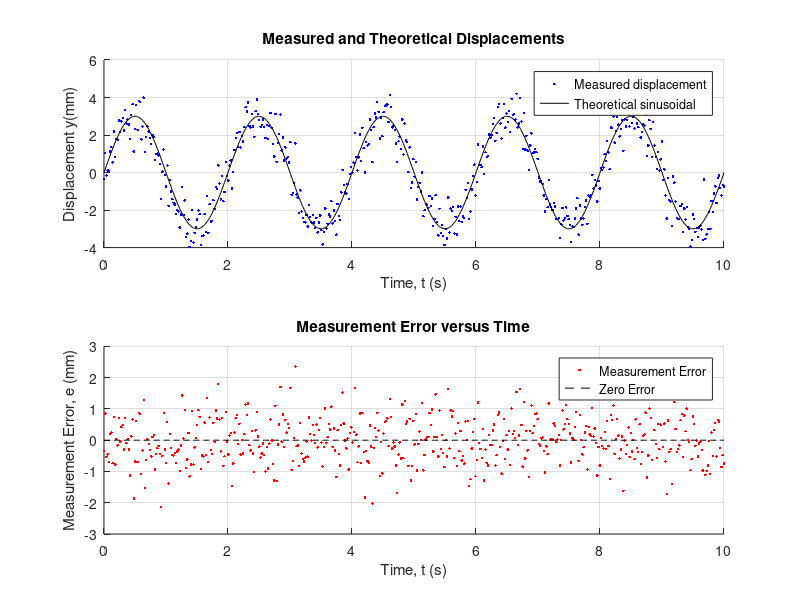

Here is the MATLAB script that generated this plot:
% Name: James Prime
% Student ID: 215028657
% TA: Miodrag Tasic

% Lab 6: Random Number Generation
% Lab Goal: Simulate a theoretical measurement with noise generated by a random number generator.
% INPUT: No Input required from the user
% OUTPUT: Plots and output files showing the results of the random number generation and analysis.

% Setup Lab
clear; clc;

% Setup Variables
amp = 3; % Amplitude of the random signal 3mm
freq = 0.5; % Frequency of the random signal 0.5Hz
sampleSize = 500; % Number of samples to generate
fileID = fopen('output.txt', 'w'); % Open file for writing

% Summary of the results
topSummary = (["Name: James Prime",...
"Student ID: 215028657",...
"TA: Miodrag Tasic",...
'Lab 6: Random Number Generation',...
'Lab Goal: Simulate a theoretical measurement with noise generated by a random number generator.',...
'INPUT: No Input required from the user',...
'OUTPUT: Plots and output files showing the results of the random number generation and analysis.']);

summary = "The purpose of this lab is to simulate a theoretical measurement with noise generated by a random number generator.";
objectives = "The objectives include generating random noise, analyzing the data, and plotting the results.";
fprintf(fileID, '%s\n', topSummary);
fprintf(fileID, '\n%s\n', summary);
fprintf(fileID, '%s\n\n', objectives);

% generate time vector for random signal
timeInterval = linspace(0, 10, sampleSize); % Time vector from 0 to 10 seconds with sampleSize points

% Part 1: generate theoretical signal and add noise
theoretical = amp*sin(2*pi*freq*timeInterval); % Theoretical signal without noise
noise = 0.7*randn(1, sampleSize); % Generate random noise
measured = theoretical + noise; % Measured signal with noise

% Part 2: Calculate mean error, mean absolute error, largest absolute error, ...
% percentage with an absolute error of no greater than 1mm of the measured signal
% calculate standard deviation
trueError = measured - theoretical; % True error
meanError = mean(trueError); % Mean error
absoluteError = abs(trueError); % Absolute error
meanAbsoluteError = mean(absoluteError); % Mean absolute error
largestAbsoluteError = max(absoluteError); % Largest absolute error
percentageWithinBound = sum(absoluteError <= 1)/sampleSize * 100; % Percentage within 1mm bound
stdDevMeasurement = std(measured); % Calculate the standard deviation of the measurment

% Part 3: Write to external txt file, output.txt
%   1. Mean Error.
%   2. Mean Absolute Error.
%   3. Largest Absolute Error
%   4. Percentage of measurements with an absolute error no greater than 1mm
%   5. Standard deviation
fprintf(fileID, 'The Mean Error is: %.2f mm\n', meanError);
fprintf(fileID, 'The Mean Absolute Error is: %.2f mm\n', meanAbsoluteError);
fprintf(fileID, 'The Largest Absolute Error is: %.2f mm\n', largestAbsoluteError);
fprintf(fileID, 'Percentage of measurements with an absolute error no greater than 1mm: %.2f%%\n', percentageWithinBound);
fprintf(fileID, 'The standard deviation for the measurments: %.2f mm\n\n', stdDevMeasurement);


% Part 4: Write to external txt file, output.txt
%   1. Percentage of measured displacements above zero.
%   2. Percentage of measured displacements below zero.
%   3. Number of measurements with absoluteMeasured > 3 mm
%   4. Mean measured displacement when the theoretical displacement is positive
aboveZeroPercentage = sum(measured > 0)/sampleSize * 100; % Percentage above zero
belowZeroPercentage = sum(measured < 0)/sampleSize * 100; % Percentage below zero
numAboveAbsThree = sum(abs(measured) > 3); % Number of measurements with absolute value greater than 3 mm
meanPosTheoretical = mean(measured(theoretical > 0)); % Mean measured displacement when theoretical is positive

fprintf(fileID, 'Percentage of measured displacements above zero: %.2f%%\n', aboveZeroPercentage);
fprintf(fileID, 'Percentage of measured displacements below zero: %.2f%%\n', belowZeroPercentage);
fprintf(fileID, 'Number of measurements with absolute measurement > 3 mm: %d\n', numAboveAbsThree);
fprintf(fileID, 'Mean measured displacement when the theoretical displacement is positive: %.2f mm\n', meanPosTheoretical);

% Close File
fclose(fileID);

% Part 5: Plot Two Subplots
% First Subplot: Theoretical and Measured Displacements wrt Time
% Second Subplot: Measured (True) Error wrt Time
figure; % Create a new figure window

% First Subplot
subplot(2, 1, 1); % Create first subplot
hold on; 
plot(timeInterval, measured, 'b.'); %plot measured signal in blue
plot(timeInterval, theoretical, 'k-'); %plot theoretical signal in black
grid on; % Enable grid
xlabel('Time, t (s)'); % Label x-axis
ylabel('Displacement y(mm)'); % Label y-axis
title('Measured and Theoretical Displacements'); % Title for the subplot
legend('Measured displacement', 'Theoretical sinusoidal', 'Location', 'best'); % Add legend

% Second Subplot
subplot(2, 1, 2); % Create second subplot 
hold on;
plot(timeInterval, trueError, 'r.'); % Plot true error in red
plot(timeInterval, zeros(size(timeInterval)), 'k--'); %plot zero line in black
grid on; % Enable grid
xlabel('Time, t (s)'); % Label x-axis
ylabel('Measurement Error, e (mm)'); % Label y-axis
title('Measurement Error versus Time'); % Title for the subplot
legend('Measurement Error', 'Zero Error', 'Location', 'best'); % Add legend
